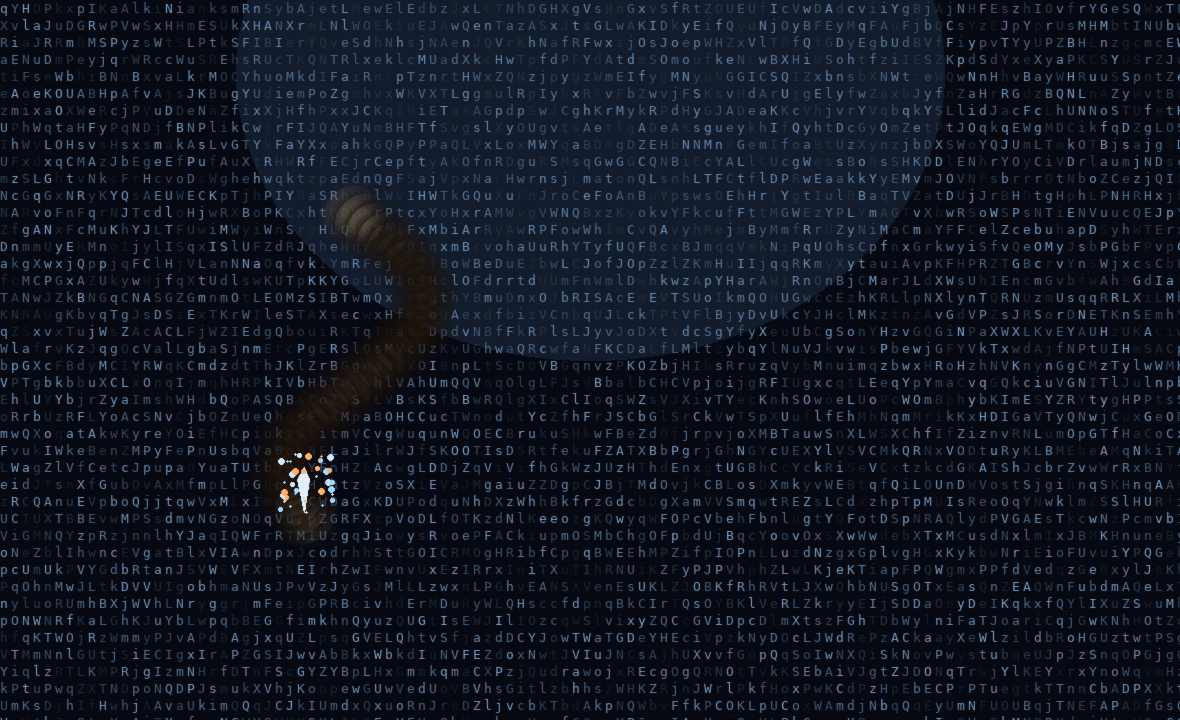

Reproduce this figure in Python.
"""Static sanity-check of bystander.html's BURN compositing: a dark letter
portrait painted with knife strokes -> charred-ring holes revealing the
vintage paper beneath. Mirrors BurnField.stamp/composite. Not the deliverable."""
import math, random
from PIL import Image, ImageDraw, ImageFont, ImageFilter
random.seed(5)
W,H=1180,720

def font(opts,sz):
    for p in opts:
        try: return ImageFont.truetype(p,sz)
        except: pass
    return ImageFont.load_default()
MONO=["/usr/share/fonts/truetype/dejavu/DejaVuSansMono.ttf"]

# paper
paper=Image.new("RGB",(W,H))
pd=ImageDraw.Draw(paper)
for y in range(H):
    t=y/H; pd.line([(0,y),(W,y)],fill=(int(239*(1-t)+217*t),int(231*(1-t)+201*t),int(210*(1-t)+164*t)))

# portrait stand-in: cold navy field + light letter speckle
port=Image.new("RGBA",(W,H),(7,9,18,255))
ptd=ImageDraw.Draw(port)
gf=font(MONO,13)
import string
for gy in range(0,H,17):
    for gx in range(0,W,11):
        v=random.randint(30,200); c=(int(v*0.6),int(v*0.8),v)
        ptd.text((gx,gy),random.choice(string.ascii_letters),font=gf,fill=(c[0],c[1],c[2],255))
# radial top glow
glow=Image.new("RGBA",(W,H),(0,0,0,0)); gd=ImageDraw.Draw(glow)
gd.ellipse([W*0.2,-H*0.3,W*0.8,H*0.5],fill=(60,90,130,60)); port=Image.alpha_composite(port,glow)

# char + burn(hole) layers
char=Image.new("RGBA",(W,H),(0,0,0,0)); cd=ImageDraw.Draw(char)
hole=Image.new("L",(W,H),0); hd=ImageDraw.Draw(hole)
blade=44
def stamp(x,y):
    rh,rc=blade*0.72,blade*1.18
    # char ring (transparent center, dark rim)
    ring=Image.new("RGBA",(W,H),(0,0,0,0)); rd=ImageDraw.Draw(ring)
    steps=24
    for i in range(steps,0,-1):
        rr=rc*i/steps
        if rr<rh*0.45: a=0
        elif rr<rh: a=int(150*(rr-rh*0.45)/(rh*0.55))
        else: a=int(220*max(0,1-(rr-rh)/(rc-rh)))
        rd.ellipse([x-rr,y-rr,x+rr,y+rr],fill=(26,15,6,a))
    char.alpha_composite(ring)
    # hole (erase mask)
    hm=Image.new("L",(W,H),0); hmd=ImageDraw.Draw(hm)
    for i in range(16,0,-1):
        rr=rh*1.15*i/16; a=int(240*max(0,1-(rr/(rh*1.15))**1.5))
        hmd.ellipse([x-rr,y-rr,x+rr,y+rr],fill=a)
    from PIL import ImageChops
    return hm

# a curved knife stroke across the face
pts=[(W*0.30+math.sin(i/6)*70, H*0.30+i*9) for i in range(34)]
hacc=Image.new("L",(W,H),0)
from PIL import ImageChops
for (x,y) in pts:
    hm=stamp(x,y); hacc=ImageChops.lighter(hacc,hm)
hole=hacc

# composite: paper -> char -> portrait with holes
out=paper.convert("RGBA")
out.alpha_composite(char)
port_holes=port.copy(); port_holes.putalpha(ImageChops.subtract(port.getchannel("A"),hole))
out.alpha_composite(port_holes)
out=out.convert("RGB")

# knife at stroke end
od=ImageDraw.Draw(out); ex,ey=pts[-1]
od.polygon([(ex,ey),(ex-7,ey-34),(ex,ey-46),(ex+5,ey-34)],fill=(225,238,255))
od.rectangle([ex-3,ey,ex+3,ey+15],fill=(42,28,18))
# a few embers
for _ in range(40):
    x=ex+random.uniform(-30,30); y=ey-random.uniform(0,60); s=random.randint(1,3)
    c=random.choice([(207,234,255),(159,216,255),(255,176,102)])
    od.ellipse([x-s,y-s,x+s,y+s],fill=c)
out=out.filter(ImageFilter.GaussianBlur(0.4))
out.save("preview3.png"); print("wrote preview3.png")
